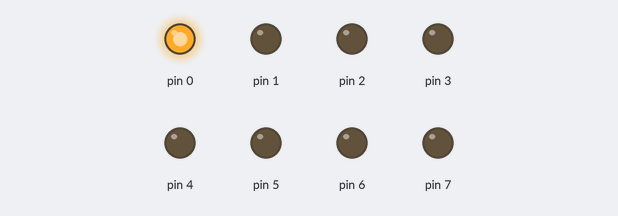
Simulated run of this sketch. Board: Arduino Uno, built with avr-gcc and run on an emulated ATmega328P. Parts: output pins drawn as LEDs (lit = HIGH).

Above: at 0.15 s.
At 0.45 s:
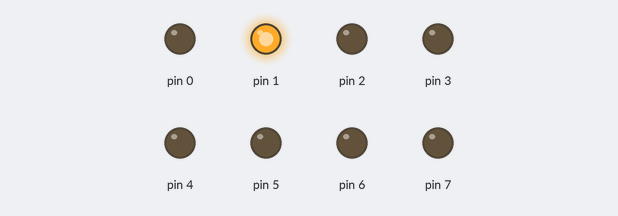
At 1.35 s:
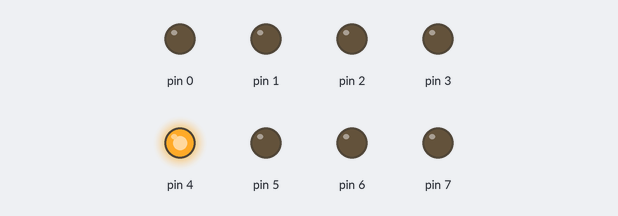
At 2.4 s:
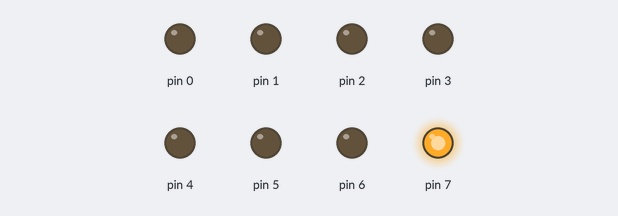
At 4.05 s:
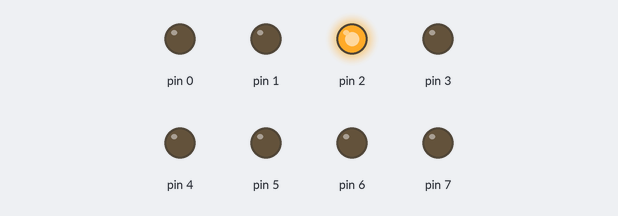
At 5.85 s:
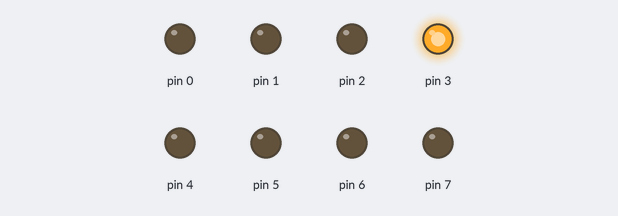
Timing chart, 0 to 6.2 s (numbered marks = the images above):
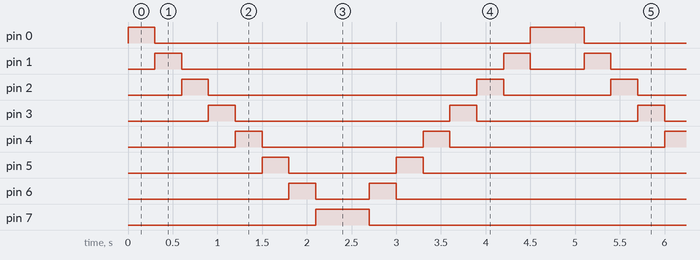

Measured:
- by itself, pin 0: repeats every 4.8 s: LOW 4.2 s, HIGH 0.60 s
- by itself, pin 1: repeats every 4.8 s: LOW 3.6 s, HIGH 0.30 s, LOW 0.60 s, HIGH 0.30 s
- by itself, pin 2: repeats every 4.8 s: LOW 3.0 s, HIGH 0.30 s, LOW 1.2 s, HIGH 0.30 s
- by itself, pin 3: repeats every 4.8 s: LOW 2.4 s, HIGH 0.30 s, LOW 1.8 s, HIGH 0.30 s
- by itself, pin 4: repeats every 4.8 s: LOW 1.8 s, HIGH 0.30 s, LOW 2.4 s, HIGH 0.30 s
- by itself, pin 5: repeats every 4.8 s: LOW 1.2 s, HIGH 0.30 s, LOW 3.0 s, HIGH 0.30 s
- by itself, pin 6: repeats every 4.8 s: LOW 0.60 s, HIGH 0.30 s, LOW 3.6 s, HIGH 0.30 s
- by itself, pin 7: alternates HIGH for 0.60 s and LOW for 4.2 s

The sketch:

main.ino
```cpp
short t = 300;
unsigned char pin0 = 0b00000001;
unsigned char pin1 = 0b00000010;
unsigned char pin2 = 0b00000100;
unsigned char pin3 = 0b00001000;
unsigned char pin4 = 0b00010000;
unsigned char pin5 = 0b00100000;
unsigned char pin6 = 0b01000000;
unsigned char pin7 = 0b10000000;

void setup() {
  DDRD = 0b11111111;
}

void loop() {
  turnOnUp();
  turnOnDown();
}

void turnOn(unsigned char pin) {
  PORTD = pin;
}

void turnOnUp() {
  turnOn(pin0);
  delay(t);
  turnOn(pin1);
  delay(t);
  turnOn(pin2);
  delay(t);
  turnOn(pin3);
  delay(t);
  turnOn(pin4);
  delay(t);
  turnOn(pin5);
  delay(t);
  turnOn(pin6);
  delay(t);
  turnOn(pin7);
  delay(t);
}

void turnOnDown() {
  turnOn(pin7);
  delay(t);
  turnOn(pin6);
  delay(t);
  turnOn(pin5);
  delay(t);
  turnOn(pin4);
  delay(t);
  turnOn(pin3);
  delay(t);
  turnOn(pin2);
  delay(t);
  turnOn(pin1);
  delay(t);
  turnOn(pin0);
  delay(t);
}
```
